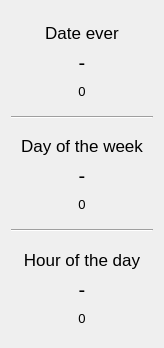
                   <widget class="QWidget" name="scrollAreaContent_StatsGlob_Traffic">
                    <property name="geometry">
                     <rect>
                      <x>0</x>
                      <y>0</y>
                      <width>164</width>
                      <height>348</height>
                     </rect>
                    </property>
                    <layout class="QGridLayout" name="gridLayout_36">
                     <item row="0" column="0">
                      <widget class="QFrame" name="frame_StatsGlob_Traffic_1">
                       <layout class="QGridLayout" name="gridLayout_34">
                        <item row="0" column="0">
                         <widget class="QLabel" name="label_StatsGlob_Traffic_Date">
                          <property name="maximumSize">
                           <size>
                            <width>16777215</width>
                            <height>32</height>
                           </size>
                          </property>
                          <property name="font">
                           <font>
                            <pointsize>13</pointsize>
                           </font>
                          </property>
                          <property name="text">
                           <string>Date ever</string>
                          </property>
                          <property name="alignment">
                           <set>Qt::AlignCenter</set>
                          </property>
                         </widget>
                        </item>
                        <item row="1" column="0">
                         <widget class="QLabel" name="label_StatsGlob_Traffic_Date_String">
                          <property name="maximumSize">
                           <size>
                            <width>16777215</width>
                            <height>32</height>
                           </size>
                          </property>
                          <property name="font">
                           <font>
                            <pointsize>15</pointsize>
                           </font>
                          </property>
                          <property name="text">
                           <string notr="true">-</string>
                          </property>
                          <property name="alignment">
                           <set>Qt::AlignCenter</set>
                          </property>
                         </widget>
                        </item>
                        <item row="2" column="0">
                         <widget class="QLabel" name="label_StatsGlob_Traffic_Date_Count">
                          <property name="maximumSize">
                           <size>
                            <width>16777215</width>
                            <height>20</height>
                           </size>
                          </property>
                          <property name="font">
                           <font>
                            <pointsize>10</pointsize>
                           </font>
                          </property>
                          <property name="text">
                           <string notr="true">0</string>
                          </property>
                          <property name="alignment">
                           <set>Qt::AlignCenter</set>
                          </property>
                         </widget>
                        </item>
                       </layout>
                      </widget>
                     </item>
                     <item row="2" column="0">
                      <widget class="QFrame" name="frame_StatsGlob_Traffic_2">
                       <layout class="QGridLayout" name="gridLayout_35">
                        <item row="0" column="0">
                         <widget class="QLabel" name="label_StatsGlob_Traffic_Day">
                          <property name="maximumSize">
                           <size>
                            <width>16777215</width>
                            <height>32</height>
                           </size>
                          </property>
                          <property name="font">
                           <font>
                            <pointsize>13</pointsize>
                           </font>
                          </property>
                          <property name="text">
                           <string>Day of the week</string>
                          </property>
                          <property name="alignment">
                           <set>Qt::AlignCenter</set>
                          </property>
                         </widget>
                        </item>
                        <item row="1" column="0">
                         <widget class="QLabel" name="label_StatsGlob_Traffic_Day_String">
                          <property name="maximumSize">
                           <size>
                            <width>16777215</width>
                            <height>32</height>
                           </size>
                          </property>
                          <property name="font">
                           <font>
                            <pointsize>15</pointsize>
                           </font>
                          </property>
                          <property name="text">
                           <string notr="true">-</string>
                          </property>
                          <property name="alignment">
                           <set>Qt::AlignCenter</set>
                          </property>
                         </widget>
                        </item>
                        <item row="2" column="0">
                         <widget class="QLabel" name="label_StatsGlob_Traffic_Day_Count">
                          <property name="maximumSize">
                           <size>
                            <width>16777215</width>
                            <height>20</height>
                           </size>
                          </property>
                          <property name="font">
                           <font>
                            <pointsize>10</pointsize>
                           </font>
                          </property>
                          <property name="text">
                           <string notr="true">0</string>
                          </property>
                          <property name="alignment">
                           <set>Qt::AlignCenter</set>
                          </property>
                         </widget>
                        </item>
                       </layout>
                      </widget>
                     </item>
                     <item row="4" column="0">
                      <widget class="QFrame" name="frame_StatsGlob_Traffic_3">
                       <layout class="QGridLayout" name="gridLayout_38">
                        <item row="0" column="0">
                         <widget class="QLabel" name="label_StatsGlob_Traffic_Hour">
                          <property name="maximumSize">
                           <size>
                            <width>16777215</width>
                            <height>32</height>
                           </size>
                          </property>
                          <property name="font">
                           <font>
                            <pointsize>13</pointsize>
                           </font>
                          </property>
                          <property name="text">
                           <string>Hour of the day</string>
                          </property>
                          <property name="alignment">
                           <set>Qt::AlignCenter</set>
                          </property>
                         </widget>
                        </item>
                        <item row="1" column="0">
                         <widget class="QLabel" name="label_StatsGlob_Traffic_Hour_String">
                          <property name="maximumSize">
                           <size>
                            <width>16777215</width>
                            <height>32</height>
                           </size>
                          </property>
                          <property name="font">
                           <font>
                            <pointsize>15</pointsize>
                           </font>
                          </property>
                          <property name="text">
                           <string notr="true">-</string>
                          </property>
                          <property name="alignment">
                           <set>Qt::AlignCenter</set>
                          </property>
                         </widget>
                        </item>
                        <item row="2" column="0">
                         <widget class="QLabel" name="label_StatsGlob_Traffic_Hour_Count">
                          <property name="maximumSize">
                           <size>
                            <width>16777215</width>
                            <height>20</height>
                           </size>
                          </property>
                          <property name="font">
                           <font>
                            <pointsize>10</pointsize>
                           </font>
                          </property>
                          <property name="text">
                           <string notr="true">0</string>
                          </property>
                          <property name="alignment">
                           <set>Qt::AlignCenter</set>
                          </property>
                         </widget>
                        </item>
                       </layout>
                      </widget>
                     </item>
                     <item row="1" column="0">
                      <widget class="Line" name="gline_StatsGlob_Traffic_1">
                       <property name="orientation">
                        <enum>Qt::Horizontal</enum>
                       </property>
                      </widget>
                     </item>
                     <item row="3" column="0">
                      <widget class="Line" name="gline_StatsGlob_Traffic_2">
                       <property name="orientation">
                        <enum>Qt::Horizontal</enum>
                       </property>
                      </widget>
                     </item>
                    </layout>
                   </widget>
